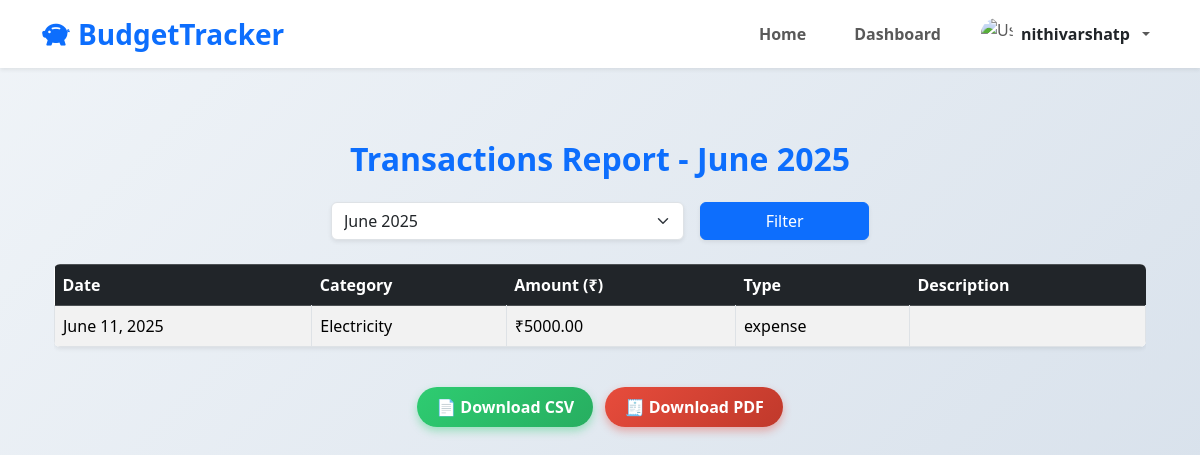
The app's page /reports/ (signed in) with its own data.
### tracker_app/models.py (models this page shows, shortened)
class Transaction(models.Model):
    TRANSACTION_TYPES = [
        ('income', 'Income'),
        ('expense', 'Expense'),
    ]
    user = models.ForeignKey(User, on_delete=models.CASCADE)
    amount = models.DecimalField(max_digits=10, decimal_places=2)
    category = models.CharField(max_length=100)
    transaction_type = models.CharField(max_length=10, choices=TRANSACTION_TYPES)
    description = models.TextField(blank=True)
    date = models.DateField()

### tracker_app/views.py (the view)
# urls.py: path('reports/', reports_view, name='reports'),
@login_required(login_url='login')
def reports_view(request):
    month_label = request.GET.get("month", datetime.now().strftime("%B %Y"))
    try:
        selected_month = datetime.strptime(month_label, "%B %Y").month
        selected_year = datetime.strptime(month_label, "%B %Y").year
    except ValueError:
        selected_month = datetime.now().month
        selected_year = datetime.now().year
        month_label = datetime.now().strftime("%B %Y")
    all_transactions = Transaction.objects.filter(user=request.user)
    transactions = all_transactions.filter(date__month=selected_month, date__year=selected_year)
    months = sorted(set(t.date.strftime("%B %Y") for t in all_transactions), reverse=True)
    return render(request, "reports.html", {
        "transactions": transactions,
        "months": months,
        "selected_month": month_label,
    })

### tracker_app/templates/reports.html (shortened to what this page needs)
{% extends "base.html" %}
{% block content %}
<div class="container py-5">
  <h2 class="text-center mb-4 fw-bold text-primary">Transactions Report - {{ selected_month }}</h2>
  <form method="get" class="row g-3 justify-content-center mb-4">
    <div class="col-md-4">
      <select name="month" class="form-select shadow-sm">
        {% for month in months %}
          <option value="{{ month }}" {% if month == selected_month %}selected{% endif %}>
            {{ month }}
          </option>
        {% endfor %}
      </select>
    </div>
    <div class="col-md-2">
      <button type="submit" class="btn btn-primary w-100 shadow-sm">Filter</button>
    </div>
  </form>
  <div class="table-responsive animate-fade-in">
    <table class="table table-bordered table-striped table-hover shadow-sm rounded">
      <thead class="table-dark">
        <tr>
          <th>Date</th>
          <th>Category</th>
          <th>Amount (₹)</th>
          <th>Type</th>
          <th>Description</th>
        </tr>
      </thead>
      <tbody>
        {% for t in transactions %}
        <tr>
          <td>{{ t.date }}</td>
          <td>{{ t.category }}</td>
          <td>₹{{ t.amount }}</td>
          <td>{{ t.transaction_type }}</td>
          <td>{{ t.description }}</td>
        </tr>
        {% empty %}
        <tr>
          <td colspan="5" class="text-center text-muted">No transactions found.</td>
        </tr>
        {% endfor %}
      </tbody>
    </table>
  </div>
  <div class="text-center mt-4">
    <a href="{% url 'export_report_csv' %}?month={{ selected_month }}" class="btn btn-outline-success me-2">📄 Download CSV</a>
    <a href="{% url 'export_report_pdf' %}?month={{ selected_month }}" class="btn btn-outline-danger">🧾 Download PDF</a>
  </div>
</div>
{% endblock %}

### tracker_app/templates/base.html (shortened to what this page needs)
<!DOCTYPE html>
<html lang="en">
<head>
  <link href="https://cdn.jsdelivr.net/npm/bootstrap@5.3.3/dist/css/bootstrap.min.css" rel="stylesheet" />
  <link href="https://cdn.jsdelivr.net/npm/bootstrap-icons@1.10.5/font/bootstrap-icons.css" rel="stylesheet" />
</head>
<body>
<nav class="navbar navbar-expand-lg navbar-light bg-white shadow-sm sticky-top">
  <div class="container">
    <a class="navbar-brand fw-bold fs-3 text-primary" href="{% url 'home' %}">
      <i class="bi bi-piggy-bank-fill me-2"></i>BudgetTracker
    </a>
    <div class="collapse navbar-collapse" id="navbarContent">
      <ul class="navbar-nav ms-auto align-items-center gap-3">
        <li class="nav-item">
          <a class="nav-link fw-semibold fs-6 px-3 py-2 rounded
             {% if request.path == '/' %}active-link{% endif %}"
             href="{% url 'home' %}">Home</a>
        </li>
        {% if user.is_authenticated %}
          <li class="nav-item">
            <a class="nav-link fw-semibold fs-6 px-3 py-2 rounded
               {% if request.path == '/dashboard/' %}active-link{% endif %}"
               href="{% url 'dashboard' %}">Dashboard</a>
          </li>
          <li class="nav-item dropdown">
            <a
              class="nav-link dropdown-toggle d-flex align-items-center gap-2"
              href="#"
              id="userDropdown"
              role="button"
              data-bs-toggle="dropdown"
              aria-expanded="false"
            >
              <img
                src="{{ user.profile.avatar_url|default:'/static/default-avatar.png' }}"
                alt="User Avatar"
                class="rounded-circle"
                width="32"
                height="32"
              />
              <span class="fw-semibold text-dark">{{ user.username }}</span>
            </a>
          </li>
        {% endif %}
      </ul>
    </div>
  </div>
</nav>
<div class="container mt-4">
  {% block content %}{% endblock %}
</div>
</body>
</html>

### tracker_app/templates/base.html (style rules this page uses)
body { font-family: 'Nunito', sans-serif; background-color: #f8f9fb; }
nav.navbar { box-shadow: 0 4px 10px rgb(0 0 0 / 0.1); }

### tracker_app/templates/reports.html (style rules this page uses)
.animate-fade-in { opacity: 0; animation: fadeIn 1s ease forwards; }
body { background: linear-gradient(135deg, #f0f4f8, #d9e2ec); font-family: 'Segoe UI', Tahoma, Geneva, Verdana, sans-serif; }
table { background-color: #fff; border-radius: 12px; overflow: hidden; }
thead th { background: #344e86; color: #fff; border: none; }
a.btn-outline-success { background: linear-gradient(135deg, #2ecc71, #27ae60); color: white; font-weight: 600; border: none; box-shadow: 0 4px 8px rgba(46, 204, 113, 0.4); transition: background 0.3s ease, box-shadow 0.3s ease; border-radius: 35px; padding: 0.5rem 1.2rem; }
a.btn-outline-danger { background: linear-gradient(135deg, #e74c3c, #c0392b); color: white; font-weight: 600; border: none; box-shadow: 0 4px 8px rgba(231, 76, 60, 0.4); transition: background 0.3s ease, box-shadow 0.3s ease; border-radius: 35px; padding: 0.5rem 1.2rem; }

### records on screen
Transaction: date "June 11, 2025", category "Electricity", amount "5000.00", transaction_type "expense"

### other values on screen
{{ user.username }} "nithivarshatp"
{{ selected_month }} "June 2025"
form field month "June 2025"
